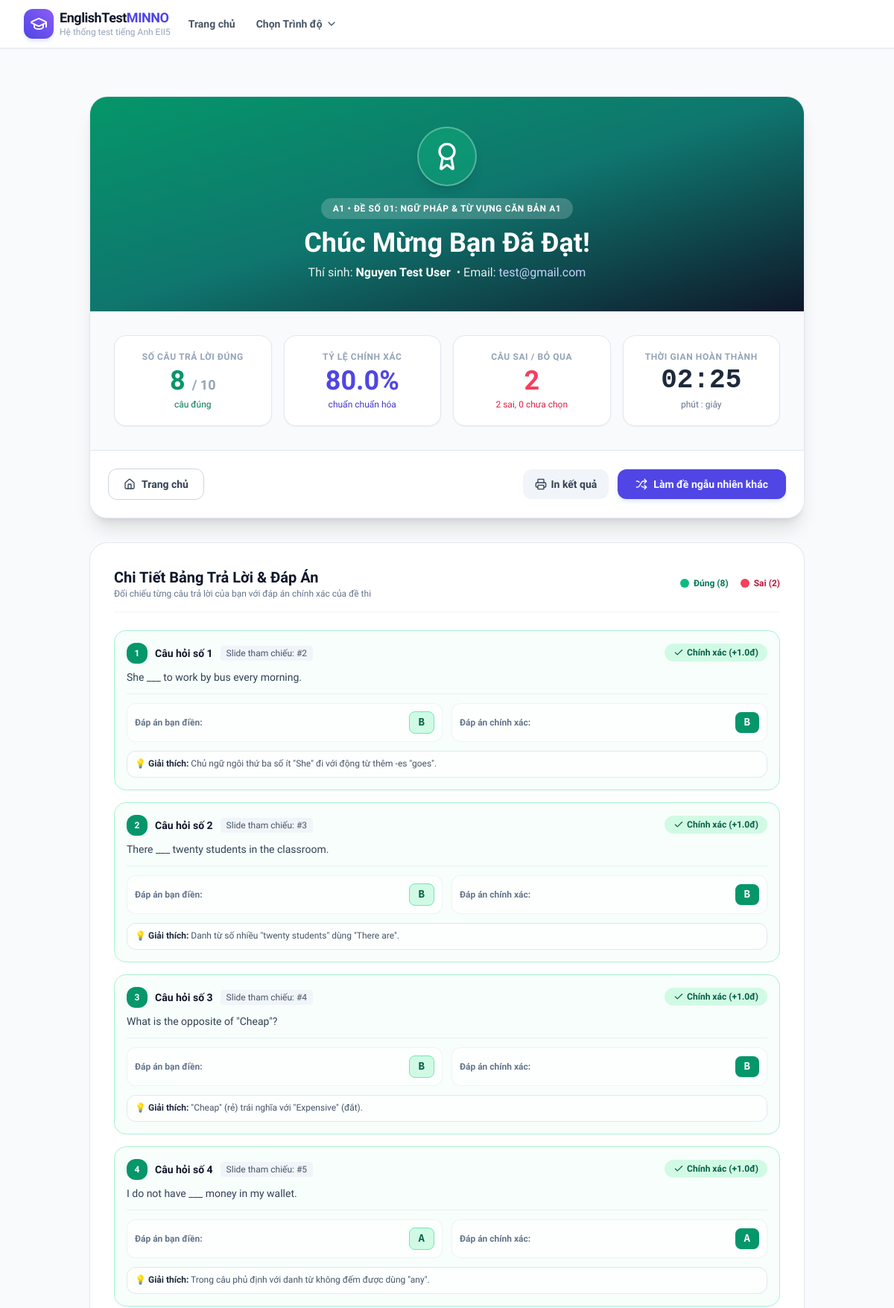
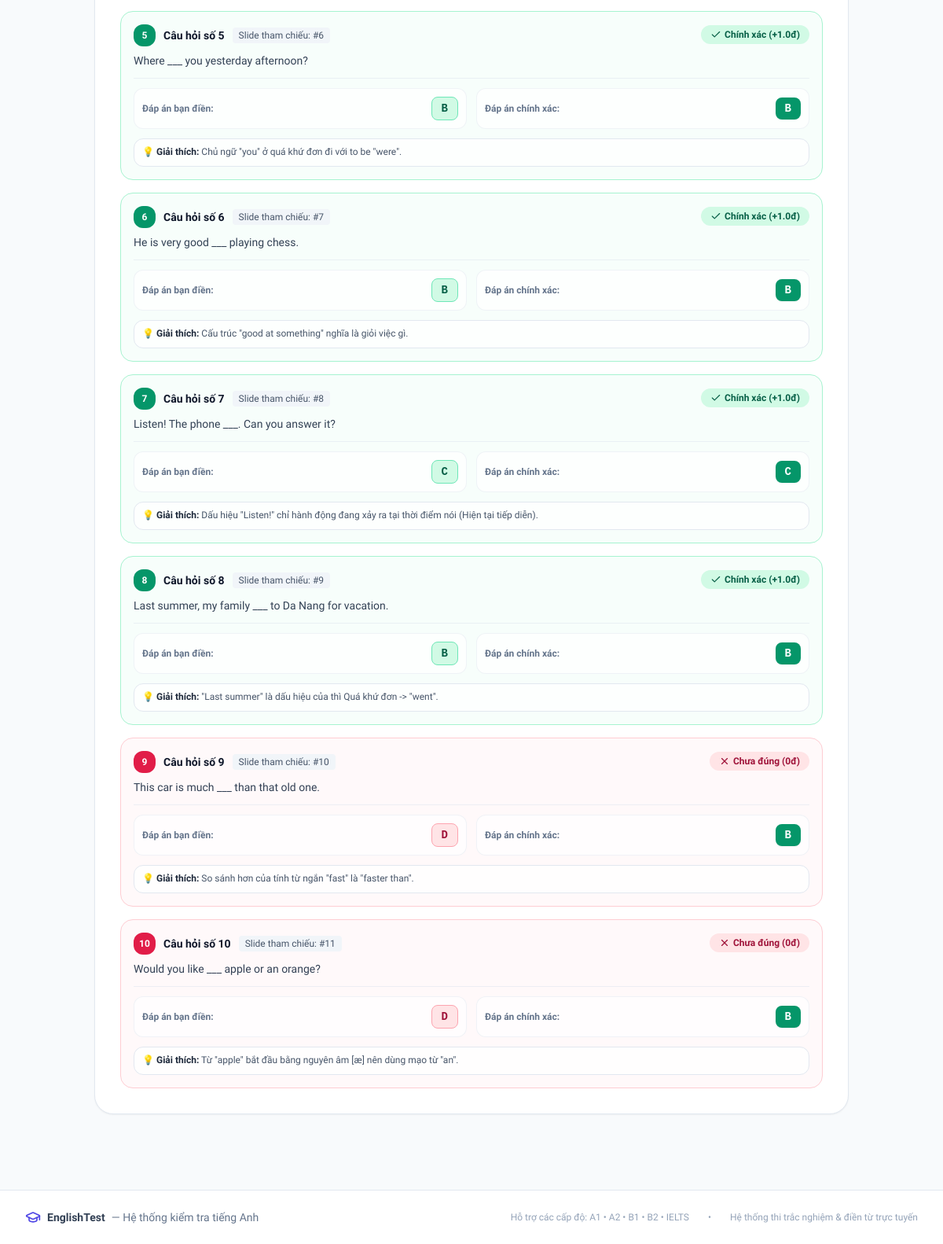
/test/result/1, run on the app's committed database (2 pictures, top to bottom).
### models.py (models this page shows, shortened)
class Level(db.Model):
    __tablename__ = 'levels'
    id = db.Column(db.Integer, primary_key=True)
    code = db.Column(db.String(20), unique=True, nullable=False)  # 'A1', 'A2', 'B1', 'B2', 'C1', 'IELTS'
    name = db.Column(db.String(100), nullable=False)              # 'Trình độ A1 - Căn bản'
    description = db.Column(db.Text, nullable=True)
    badge_color = db.Column(db.String(30), default='blue')        # 'blue', 'green', 'amber', 'purple', 'rose'
    icon_name = db.Column(db.String(50), default='book-open')
    order_num = db.Column(db.Integer, default=1)
    is_active = db.Column(db.Boolean, default=True)
    created_at = db.Column(db.DateTime, default=datetime.utcnow)
    tests = db.relationship('Test', backref='level', lazy=True, cascade='all, delete-orphan')
    @property
    def active_tests_count(self):
        return len([t for t in self.tests if t.is_active])

class Test(db.Model):
    __tablename__ = 'tests'
    id = db.Column(db.Integer, primary_key=True)
    level_id = db.Column(db.Integer, db.ForeignKey('levels.id', ondelete='CASCADE'), nullable=False)
    title = db.Column(db.String(200), nullable=False)
    description = db.Column(db.Text, nullable=True)
    ppt_filename = db.Column(db.String(255), nullable=True)      # Original filename
    ppt_filepath = db.Column(db.String(500), nullable=True)      # Relative or abs path to ppt file
    slides_folder = db.Column(db.String(500), nullable=True)     # Relative folder under static/ containing slide images
    audio_filename = db.Column(db.String(255), nullable=True)    # Original audio filename (.mp3, .wav)
    audio_filepath = db.Column(db.String(500), nullable=True)    # Relative path under static/ to audio file
    total_slides = db.Column(db.Integer, default=0)
    time_limit_minutes = db.Column(db.Integer, default=15)       # 0 = unlimited
    total_questions = db.Column(db.Integer, default=10)
    pass_percentage = db.Column(db.Integer, default=50)
    is_active = db.Column(db.Boolean, default=True)
    created_at = db.Column(db.DateTime, default=datetime.utcnow)
    questions = db.relationship('Question', backref='test', lazy=True, cascade='all, delete-orphan', order_by='Question.question_number')
    submissions = db.relationship('Submission', backref='test', lazy=True, cascade='all, delete-orphan')

class Submission(db.Model):
    __tablename__ = 'submissions'
    id = db.Column(db.Integer, primary_key=True)
    test_id = db.Column(db.Integer, db.ForeignKey('tests.id', ondelete='CASCADE'), nullable=False)
    user_id = db.Column(db.Integer, db.ForeignKey('users.id', ondelete='SET NULL'), nullable=True)
    student_name = db.Column(db.String(120), nullable=False, default='Thí sinh')
    student_email = db.Column(db.String(120), nullable=True)
    student_phone = db.Column(db.String(50), nullable=True)
    total_questions = db.Column(db.Integer, default=0)
    correct_count = db.Column(db.Integer, default=0)
    wrong_count = db.Column(db.Integer, default=0)
    unanswered_count = db.Column(db.Integer, default=0)
    score = db.Column(db.Float, default=0.0)
    percentage = db.Column(db.Float, default=0.0)
    is_passed = db.Column(db.Boolean, default=False)
    time_taken_seconds = db.Column(db.Integer, default=0)
    submitted_at = db.Column(db.DateTime, default=datetime.utcnow)
    answers = db.relationship('SubmissionAnswer', backref='submission', lazy=True, cascade='all, delete-orphan', order_by='SubmissionAnswer.question_number')
    @property
    def formatted_time(self):
        minutes = self.time_taken_seconds // 60
        seconds = self.time_taken_seconds % 60
        return f"{minutes:02d}:{seconds:02d}"

class SubmissionAnswer(db.Model):
    __tablename__ = 'submission_answers'
    id = db.Column(db.Integer, primary_key=True)
    submission_id = db.Column(db.Integer, db.ForeignKey('submissions.id', ondelete='CASCADE'), nullable=False)
    question_id = db.Column(db.Integer, db.ForeignKey('questions.id', ondelete='CASCADE'), nullable=True)
    question_number = db.Column(db.Integer, nullable=False)
    user_answer = db.Column(db.String(500), nullable=True)
    correct_answer = db.Column(db.String(500), nullable=False)
    is_correct = db.Column(db.Boolean, default=False)
    slide_number = db.Column(db.Integer, default=1)
    points_awarded = db.Column(db.Float, default=0.0)

class Question(db.Model):
    __tablename__ = 'questions'
    id = db.Column(db.Integer, primary_key=True)
    test_id = db.Column(db.Integer, db.ForeignKey('tests.id', ondelete='CASCADE'), nullable=False)
    question_number = db.Column(db.Integer, nullable=False)
    question_text = db.Column(db.Text, nullable=True)            # Prompt or question detail
    question_type = db.Column(db.String(30), default='single_choice') # 'single_choice', 'text_input'
    options_json = db.Column(db.Text, default='["A", "B", "C", "D"]') # Available choices
    correct_answer = db.Column(db.String(255), nullable=False)   # E.g. "A" or "elephant" or "centre / center"
    slide_number = db.Column(db.Integer, default=1)              # Associated PPT slide number
    audio_file = db.Column(db.String(500), nullable=True)        # Optional question-specific audio clip
    points = db.Column(db.Float, default=1.0)
    explanation = db.Column(db.Text, nullable=True)

### app.py (the view)
@app.route('/test/result/<int:submission_id>')
def test_result(submission_id):
    submission = Submission.query.get_or_404(submission_id)
    test = submission.test
    answers = submission.answers
    q_map = {q.id: q for q in test.questions}
    return render_template(
        'test_result.html',
        submission=submission,
        test=test,
        answers=answers,
        q_map=q_map
    )

### templates/test_result.html (shortened to what this page needs)
{% extends 'base.html' %}
{% block content %}
<div class="max-w-5xl mx-auto px-4 sm:px-6 lg:px-8 py-8 md:py-12">
    <div class="bg-white rounded-3xl border border-slate-200 shadow-xl overflow-hidden mb-8">
        <div class="p-8 md:p-10 text-center relative overflow-hidden
            {% if submission.is_passed %}
            bg-gradient-to-br from-emerald-600 via-teal-700 to-slate-900 text-white
            {% else %}
            bg-gradient-to-br from-rose-600 via-rose-700 to-slate-900 text-white
            {% endif %}">
            <div class="relative z-10 max-w-xl mx-auto">
                <div class="w-20 h-20 rounded-full mx-auto mb-4 flex items-center justify-center shadow-lg border-2 border-white/30 backdrop-blur-sm
                    {% if submission.is_passed %}bg-emerald-500/40 text-white{% else %}bg-rose-500/40 text-white{% endif %}">
                    {% if submission.is_passed %}
                    <i data-lucide="award" class="w-10 h-10"></i>
                    {% else %}
                    <i data-lucide="rotate-ccw" class="w-10 h-10"></i>
                    {% endif %}
                </div>
                <div class="inline-block px-4 py-1.5 rounded-full text-xs font-bold uppercase tracking-wider mb-3 bg-white/20 backdrop-blur-sm">
                    {{ test.level.code }} • {{ test.title }}
                </div>
                <h1 class="text-3xl md:text-4xl font-extrabold mb-2">
                    {% if submission.is_passed %}
                    Chúc Mừng Bạn Đã Đạt!
                    {% else %}
                    Chưa Đạt Yêu Cầu, Cố Lên Nhé!
                    {% endif %}
                </h1>
                <div class="text-white/90 text-sm md:text-base flex flex-wrap items-center justify-center gap-2 mt-2">
                    <span>Thí sinh: <strong class="text-white font-bold">{{ submission.student_name }}</strong></span>
                    {% if submission.student_email %}
                    <span>• Email: <span class="text-indigo-200">{{ submission.student_email }}</span></span>
                    {% endif %}
                </div>
            </div>
        </div>
        <div class="p-6 md:p-8 bg-slate-50 border-b border-slate-200">
            <div class="grid grid-cols-2 md:grid-cols-4 gap-4">
                <div class="bg-white p-5 rounded-2xl border border-slate-200 shadow-sm text-center">
                    <p class="text-xs font-bold text-slate-400 uppercase tracking-wider mb-1">Số Câu Trả Lời Đúng</p>
                    <p class="text-3xl md:text-4xl font-extrabold text-emerald-600">
                        {{ submission.correct_count }} <span class="text-lg text-slate-400 font-semibold">/ {{ submission.total_questions }}</span>
                    </p>
                    <p class="text-xs text-emerald-700 font-medium mt-1">câu đúng</p>
                </div>
                <div class="bg-white p-5 rounded-2xl border border-slate-200 shadow-sm text-center">
                    <p class="text-xs font-bold text-slate-400 uppercase tracking-wider mb-1">Tỷ Lệ Chính Xác</p>
                    <p class="text-3xl md:text-4xl font-extrabold text-indigo-600">
                        {{ submission.percentage }}%
                    </p>
                    <p class="text-xs text-indigo-700 font-medium mt-1">chuẩn chuẩn hóa</p>
                </div>
                <div class="bg-white p-5 rounded-2xl border border-slate-200 shadow-sm text-center">
                    <p class="text-xs font-bold text-slate-400 uppercase tracking-wider mb-1">Câu Sai / Bỏ Qua</p>
                    <p class="text-3xl md:text-4xl font-extrabold text-rose-500">
                        {{ submission.wrong_count + submission.unanswered_count }}
                    </p>
                    <p class="text-xs text-rose-600 font-medium mt-1">{{ submission.wrong_count }} sai, {{ submission.unanswered_count }} chưa chọn</p>
                </div>
                <div class="bg-white p-5 rounded-2xl border border-slate-200 shadow-sm text-center">
                    <p class="text-xs font-bold text-slate-400 uppercase tracking-wider mb-1">Thời Gian Hoàn Thành</p>
                    <p class="text-3xl md:text-4xl font-extrabold text-slate-800 font-mono">
                        {{ submission.formatted_time }}
                    </p>
                    <p class="text-xs text-slate-500 font-medium mt-1">phút : giây</p>
                </div>
            </div>
        </div>
        <div class="p-6 bg-white flex flex-wrap items-center justify-between gap-4">
            <a href="{{ url_for('home') }}" class="px-5 py-2.5 rounded-xl border border-slate-300 text-slate-700 font-semibold hover:bg-slate-50 transition flex items-center space-x-2 text-sm">
                <i data-lucide="home" class="w-4 h-4"></i>
                <span>Trang chủ</span>
            </a>
            <div class="flex items-center space-x-3">
                <button onclick="window.print()" class="px-4 py-2.5 rounded-xl bg-slate-100 hover:bg-slate-200 text-slate-700 font-semibold text-sm transition flex items-center space-x-1.5">
                    <i data-lucide="printer" class="w-4 h-4"></i>
                    <span>In kết quả</span>
                </button>
                <a href="{{ url_for('random_test_by_level', level_id=test.level_id) }}" class="px-6 py-2.5 bg-indigo-600 hover:bg-indigo-700 text-white font-bold rounded-xl shadow-md shadow-indigo-100 transition flex items-center space-x-2 text-sm">
                    <i data-lucide="shuffle" class="w-4 h-4"></i>
                    <span>Làm đề ngẫu nhiên khác</span>
                </a>
            </div>
        </div>
    </div>
    <div class="bg-white rounded-3xl border border-slate-200 p-6 md:p-8 shadow-sm">
        <div class="flex items-center justify-between mb-6 pb-4 border-b border-slate-100">
            <div>
                <h2 class="text-xl font-bold text-slate-900">Chi Tiết Bảng Trả Lời & Đáp Án</h2>
                <p class="text-xs text-slate-500">Đối chiếu từng câu trả lời của bạn với đáp án chính xác của đề thi</p>
            </div>
            <div class="flex items-center space-x-4 text-xs font-semibold">
                <span class="flex items-center space-x-1.5 text-emerald-700">
                    <span class="w-3 h-3 rounded-full bg-emerald-500"></span>
                    <span>Đúng ({{ submission.correct_count }})</span>
                </span>
                <span class="flex items-center space-x-1.5 text-rose-700">
                    <span class="w-3 h-3 rounded-full bg-rose-500"></span>
                    <span>Sai ({{ submission.wrong_count + submission.unanswered_count }})</span>
                </span>
            </div>
        </div>
        <div class="space-y-4">
            {% for ans in answers %}
            {% set q = q_map.get(ans.question_id) %}
            <div class="p-4 rounded-2xl border transition-all
                {% if ans.is_correct %}
                bg-emerald-50/40 border-emerald-200
                {% else %}
                bg-rose-50/40 border-rose-200
                {% endif %}">
                <div class="flex flex-wrap items-center justify-between gap-2 mb-2">
                    <div class="flex items-center space-x-2.5">
                        <span class="w-7 h-7 rounded-xl font-bold text-xs flex items-center justify-center text-white
                            {% if ans.is_correct %}bg-emerald-600{% else %}bg-rose-600{% endif %}">
                            {{ ans.question_number }}
                        </span>
                        <span class="font-bold text-slate-900 text-sm">
                            Câu hỏi số {{ ans.question_number }}
                        </span>
                        <span class="text-xs px-2 py-0.5 rounded bg-slate-100 text-slate-600 font-medium">
                            Slide tham chiếu: #{{ ans.slide_number }}
                        </span>
                    </div>
                    <div>
                        {% if ans.is_correct %}
                        <span class="inline-flex items-center space-x-1 px-3 py-1 rounded-full text-xs font-bold bg-emerald-100 text-emerald-800">
                            <i data-lucide="check" class="w-3.5 h-3.5"></i>
                            <span>Chính xác (+{{ ans.points_awarded }}đ)</span>
                        </span>
                        {% else %}
                        <span class="inline-flex items-center space-x-1 px-3 py-1 rounded-full text-xs font-bold bg-rose-100 text-rose-800">
                            <i data-lucide="x" class="w-3.5 h-3.5"></i>
                            <span>Chưa đúng (0đ)</span>
                        </span>
                        {% endif %}
                    </div>
                </div>
                {% if q and q.question_text %}
                <p class="text-sm text-slate-700 mb-3 font-medium">{{ q.question_text }}</p>
                {% endif %}
                <div class="grid grid-cols-1 sm:grid-cols-2 gap-3 mt-3 pt-3 border-t border-slate-200/60">
                    <div class="flex flex-col sm:flex-row sm:items-center justify-between gap-1.5 text-sm bg-white/70 p-2.5 rounded-xl border border-slate-200/50">
                        <span class="text-slate-500 text-xs font-semibold">Đáp án bạn điền:</span>
                        <span class="px-3 py-1 rounded-lg font-bold font-mono text-xs md:text-sm break-words max-w-full
                            {% if ans.is_correct %}bg-emerald-100 text-emerald-800 border border-emerald-300
                            {% elif ans.user_answer == '(Chưa chọn/điền)' %}bg-slate-100 text-slate-500 border border-slate-200 italic
                            {% else %}bg-rose-100 text-rose-800 border border-rose-300{% endif %}">
                            {{ ans.user_answer }}
                        </span>
                    </div>
                    <div class="flex flex-col sm:flex-row sm:items-center justify-between gap-1.5 text-sm bg-white/70 p-2.5 rounded-xl border border-slate-200/50">
                        <span class="text-slate-500 text-xs font-semibold">Đáp án chính xác:</span>
                        <span class="px-3 py-1 rounded-lg font-bold font-mono text-xs md:text-sm bg-emerald-600 text-white shadow-sm break-words max-w-full">
                            {{ ans.correct_answer }}
                        </span>
                    </div>
                </div>
                {% if q and q.explanation %}
                <div class="mt-3 pt-2 text-xs text-slate-600 bg-white/80 p-2.5 rounded-xl border border-slate-200">
                    <span class="font-bold text-slate-800">💡 Giải thích:</span> {{ q.explanation }}
                </div>
                {% endif %}
            </div>
            {% endfor %}
        </div>
    </div>
</div>
{% endblock %}

### data on the page
Level: level.code "A1"
Test: title "ĐỀ SỐ 01: NGỮ PHÁP & TỪ VỰNG CĂN BẢN A1"
Submission: student_name "Nguyen Test User", student_email "test@gmail.com", correct_count "8", total_questions "10", percentage "80.0", submission.wrong_count+submission.unanswered_count "2", wrong_count "2", unanswered_count "0", formatted_time "02:25"
SubmissionAnswer: question_number "1", slide_number "2", points_awarded "1.0", user_answer "B", correct_answer "B"
Question: question_text "She ___ to work by bus every morning.", explanation "Chủ ngữ ngôi thứ ba số ít \"She\" đi với động từ thêm -es \"goes\"."
SubmissionAnswer: question_number "2", slide_number "3", points_awarded "1.0", user_answer "B", correct_answer "B"
Question: question_text "There ___ twenty students in the classroom.", explanation "Danh từ số nhiều \"twenty students\" dùng \"There are\"."
SubmissionAnswer: question_number "3", slide_number "4", points_awarded "1.0", user_answer "B", correct_answer "B"
Question: question_text "What is the opposite of \"Cheap\"?", explanation "\"Cheap\" (rẻ) trái nghĩa với \"Expensive\" (đắt)."
SubmissionAnswer: question_number "4", slide_number "5", points_awarded "1.0", user_answer "A", correct_answer "A"
Question: question_text "I do not have ___ money in my wallet.", explanation "Trong câu phủ định với danh từ không đếm được dùng \"any\"."
SubmissionAnswer: question_number "5", slide_number "6", points_awarded "1.0", user_answer "B", correct_answer "B"
Question: question_text "Where ___ you yesterday afternoon?", explanation "Chủ ngữ \"you\" ở quá khứ đơn đi với to be \"were\"."
SubmissionAnswer: question_number "6", slide_number "7", points_awarded "1.0", user_answer "B", correct_answer "B"
Question: question_text "He is very good ___ playing chess.", explanation "Cấu trúc \"good at something\" nghĩa là giỏi việc gì."
SubmissionAnswer: question_number "7", slide_number "8", points_awarded "1.0", user_answer "C", correct_answer "C"
Question: question_text "Listen! The phone ___. Can you answer it?", explanation "Dấu hiệu \"Listen!\" chỉ hành động đang xảy ra tại thời điểm nói (Hiện tại tiếp diễn)."
SubmissionAnswer: question_number "8", slide_number "9", points_awarded "1.0", user_answer "B", correct_answer "B"
Question: question_text "Last summer, my family ___ to Da Nang for vacation.", explanation "\"Last summer\" là dấu hiệu của thì Quá khứ đơn -> \"went\"."
SubmissionAnswer: question_number "9", slide_number "10", is_correct False (drawn), user_answer "D", correct_answer "B"
Question: question_text "This car is much ___ than that old one.", explanation "So sánh hơn của tính từ ngắn \"fast\" là \"faster than\"."
SubmissionAnswer: question_number "10", slide_number "11", is_correct False (drawn), user_answer "D", correct_answer "B"
Question: question_text "Would you like ___ apple or an orange?", explanation "Từ \"apple\" bắt đầu bằng nguyên âm [æ] nên dùng mạo từ \"an\"."
